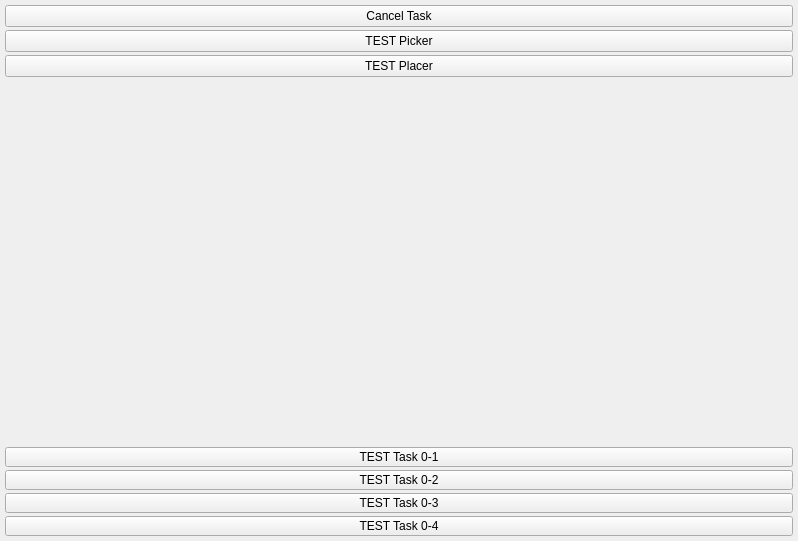
<?xml version="1.0" encoding="UTF-8"?>
<ui version="4.0">
 <class>PhysicalDistributionController</class>
 <widget class="QWidget" name="PhysicalDistributionController">
  <property name="geometry">
   <rect>
    <x>0</x>
    <y>0</y>
    <width>798</width>
    <height>541</height>
   </rect>
  </property>
  <property name="windowTitle">
   <string>Form</string>
  </property>
  <layout class="QGridLayout" name="gridLayout" rowstretch="99,1">
   <property name="leftMargin">
    <number>0</number>
   </property>
   <property name="topMargin">
    <number>0</number>
   </property>
   <property name="rightMargin">
    <number>0</number>
   </property>
   <property name="bottomMargin">
    <number>0</number>
   </property>
   <property name="spacing">
    <number>0</number>
   </property>
   <item row="0" column="0">
    <layout class="QVBoxLayout" name="vBox">
     <property name="spacing">
      <number>0</number>
     </property>
    </layout>
   </item>
   <item row="1" column="0">
    <layout class="QHBoxLayout" name="hBox">
     <property name="spacing">
      <number>0</number>
     </property>
     <item>
      <widget class="QWidget" name="widget" native="true">
       <layout class="QGridLayout" name="gridLayout_2">
        <property name="leftMargin">
         <number>5</number>
        </property>
        <property name="topMargin">
         <number>5</number>
        </property>
        <property name="rightMargin">
         <number>5</number>
        </property>
        <property name="bottomMargin">
         <number>5</number>
        </property>
        <property name="spacing">
         <number>3</number>
        </property>
        <item row="6" column="0">
         <widget class="QPushButton" name="btnTESTTask_0_2">
          <property name="maximumSize">
           <size>
            <width>16777215</width>
            <height>20</height>
           </size>
          </property>
          <property name="text">
           <string>TEST Task 0-2</string>
          </property>
         </widget>
        </item>
        <item row="1" column="0">
         <widget class="QPushButton" name="btnTESTPicker">
          <property name="text">
           <string>TEST Picker</string>
          </property>
         </widget>
        </item>
        <item row="2" column="0">
         <widget class="QPushButton" name="btnTESTPlacer">
          <property name="text">
           <string>TEST Placer</string>
          </property>
         </widget>
        </item>
        <item row="3" column="0">
         <spacer name="verticalSpacer">
          <property name="orientation">
           <enum>Qt::Vertical</enum>
          </property>
          <property name="sizeHint" stdset="0">
           <size>
            <width>20</width>
            <height>3</height>
           </size>
          </property>
         </spacer>
        </item>
        <item row="8" column="0">
         <widget class="QPushButton" name="btnTESTTask_0_4">
          <property name="maximumSize">
           <size>
            <width>16777215</width>
            <height>20</height>
           </size>
          </property>
          <property name="text">
           <string>TEST Task 0-4</string>
          </property>
         </widget>
        </item>
        <item row="5" column="0">
         <widget class="QPushButton" name="btnTESTTask_0_1">
          <property name="maximumSize">
           <size>
            <width>16777215</width>
            <height>20</height>
           </size>
          </property>
          <property name="text">
           <string>TEST Task 0-1</string>
          </property>
         </widget>
        </item>
        <item row="7" column="0">
         <widget class="QPushButton" name="btnTESTTask_0_3">
          <property name="maximumSize">
           <size>
            <width>16777215</width>
            <height>20</height>
           </size>
          </property>
          <property name="text">
           <string>TEST Task 0-3</string>
          </property>
         </widget>
        </item>
        <item row="0" column="0">
         <widget class="QPushButton" name="btnTaskCancel">
          <property name="text">
           <string>Cancel Task</string>
          </property>
         </widget>
        </item>
       </layout>
      </widget>
     </item>
    </layout>
   </item>
  </layout>
 </widget>
 <resources/>
 <connections/>
</ui>
